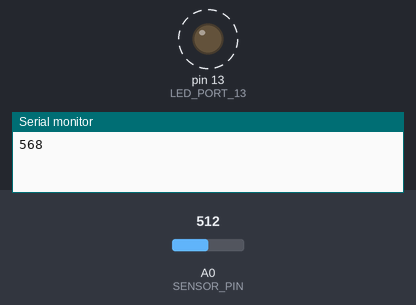
Bench run of a sketch on a simulated Arduino Uno, built with avr-gcc and run on an emulated ATmega328P. On the bench: output pins drawn as LEDs (lit = HIGH), the last lines printed to the serial monitor. Dashed ring = blinking. The inputs (shaded band) are chosen by the test bench; at power-on: A0 (SENSOR_PIN) = 512.

Above: at 1.9 s.
2.0 s: A0 (SENSOR_PIN) set to 306
At 2.4 s:
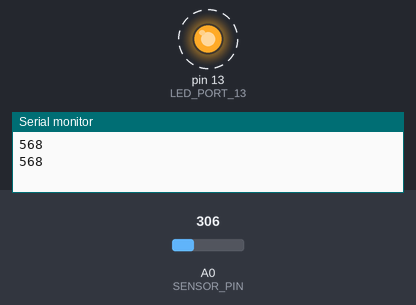
5.5 s: A0 (SENSOR_PIN) set to 190
At 5.51 s:
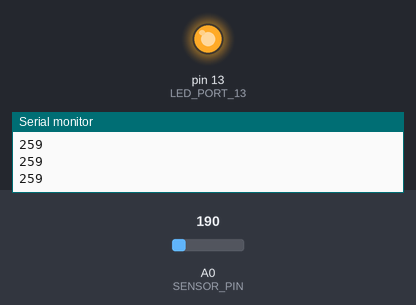
Timing chart, 0 to 15.0 s (numbered marks = the images above; inputs shaded):
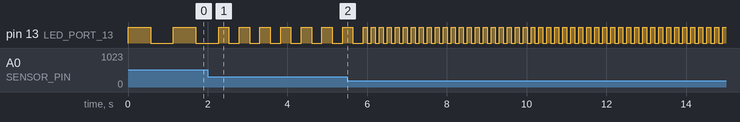

The sketch:

a_LDR.ino
```cpp
#include "header/constant.h"
void setup()
{
   pinMode(LED_PORT_13, OUTPUT); // enable output on the led pin
       Serial.begin(9600);
}
void loop()
{
    int rate = analogRead(SENSOR_PIN); // read the analog input
    // the next line scales the blink rate between the min and max values
    rate = map(rate, MIN_DURATION_LDR,MAX_DURATION_LDR,MIN_DURATION, MAX_DURATION); // convert to blink rate
    rate = constrain(rate, MIN_DURATION,MAX_DURATION); // constrain the value
    digitalWrite(LED_PORT_13, HIGH); // set the LED on
    delay(rate); // wait duration dependent on light level
    digitalWrite(LED_PORT_13, LOW); // set the LED off
    delay(rate);
    Serial.println(rate, DEC);  // print as an ASCII-encoded decimal
}
```

constant.h
```cpp
const int                                      LED_PORT_13 = 13; // LED connected to digital pin 13
const unsigned long                    DELAY_MILLI_SECOND = 3500;

const int                                         SENSOR_PIN = 0; // connect sensor to analog input 0
// the next two lines set the min and max delay between blinks
// minimum wait between blinks
const int                                     MIN_DURATION = 100;
 // maximum wait between blinks
const int                                    MAX_DURATION = 1000;


const int                                 MIN_DURATION_LDR = 200;
 // maximum wait between blinks
const int                                  MAX_DURATION_LDR = 800;
```

Measured:
- after the input at 2.0 s, pin 13 (LED_PORT_13): alternates HIGH for 0.26 s and LOW for 0.26 s, starting after 0.53 s
- by itself, pin 13 (LED_PORT_13): alternates HIGH for 0.57 s and LOW for 0.57 s
